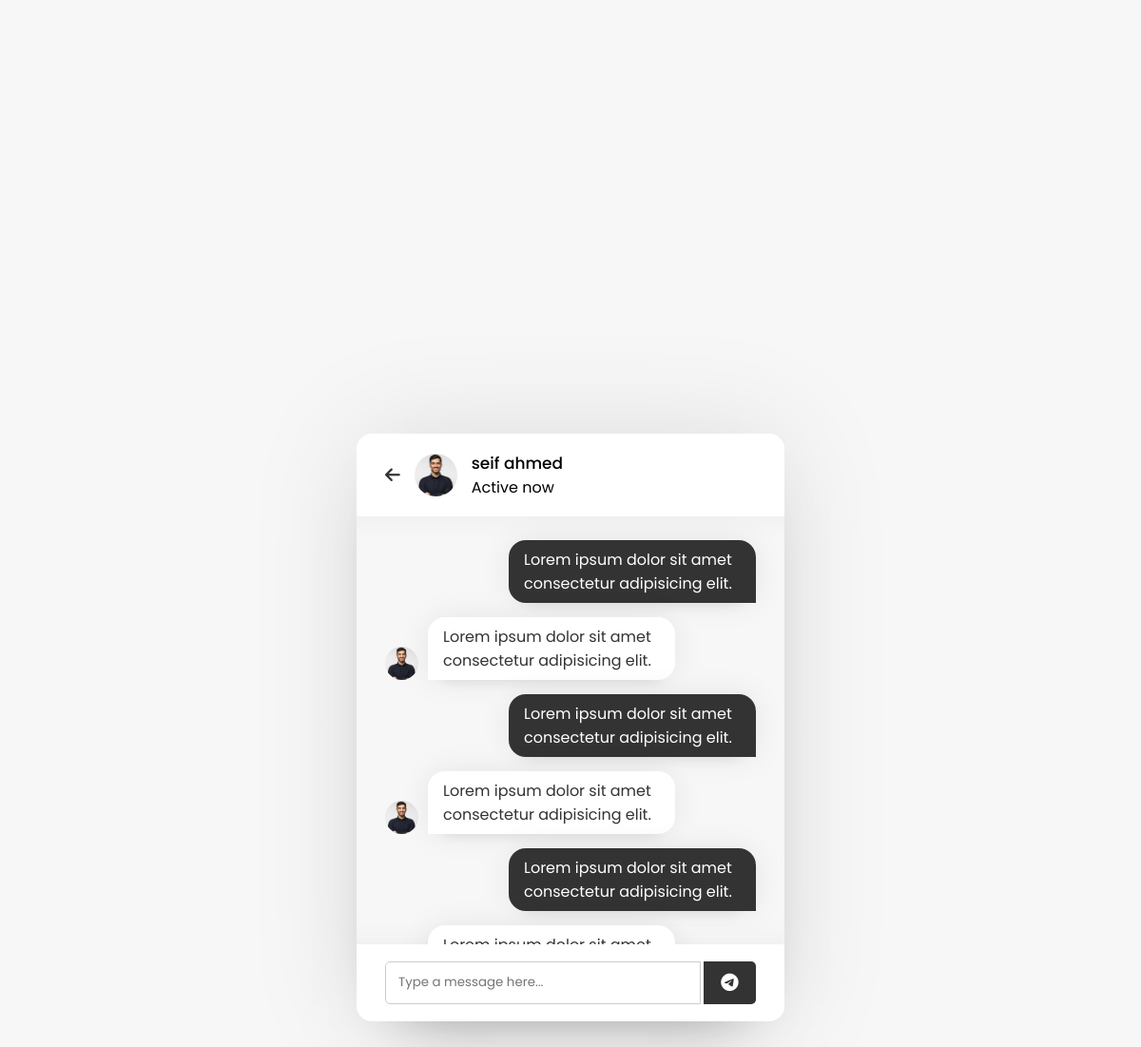
The page /chat.php?user_id=578134384 (signed in) on the database as committed earlier.
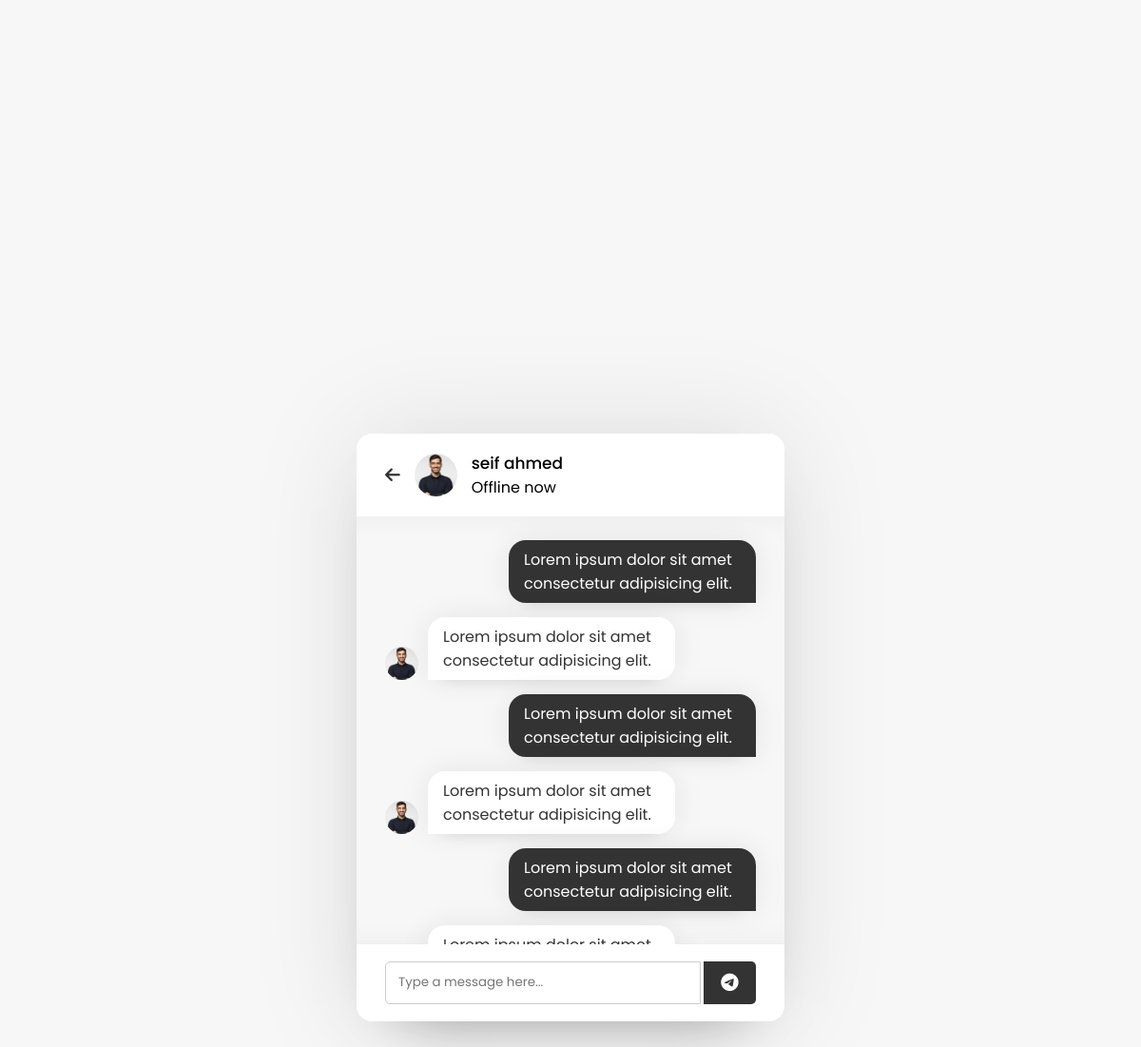
The same page on the database as committed later.
### tables this page shows
CREATE TABLE `users` (
  `user_id` int(11) NOT NULL,
  `unique_id` int(200) NOT NULL,
  `fname` varchar(255) NOT NULL,
  `lname` varchar(255) NOT NULL,
  `email` varchar(255) NOT NULL,
  `password` varchar(255) NOT NULL,
  `img` varchar(400) NOT NULL,
  `status` varchar(255) NOT NULL
);

### chat.php (the view, shortened to what this page needs)
<?php include_once "php/header.php"; ?>
<body>
    <div class="wrapper">
        <section class="chat-area">
            <header>
            <?php
                    include_once "php/config.php";
                    $user_id = mysqli_real_escape_string($conn, $_GET['user_id']);
                    $sql = mysqli_query($conn, "SELECT * FROM users where unique_id = {$user_id}");
                    if(mysqli_num_rows($sql) > 0){
                        $row = mysqli_fetch_assoc($sql);
                    }
            ?>
                <a href="user.php" class="back-icon"><i class="fas fa-arrow-left"></i></a>
                <img src="image/<?php echo $row['img'] ?>" alt="">
                    <div class="datails">
                        <span><?php echo $row['fname'] . " " . $row['lname'] ?></span>
                        <p><?php echo $row['status'] ?></p>
                </div>
            </header>
            <div class="chat-box">
                <div class="chat outgoing">
                    <div class="details">
                        <p>Lorem ipsum dolor sit amet consectetur adipisicing elit.</p>
                    </div>
                </div>
                <div class="chat incoming">
                    <img src="person.jpg" alt="">
                    <div class="details">
                        <p>Lorem ipsum dolor sit amet consectetur adipisicing elit.</p>
                    </div>
                </div>
                <div class="chat outgoing">
                    <div class="details">
                        <p>Lorem ipsum dolor sit amet consectetur adipisicing elit.</p>
                    </div>
                </div>
                <div class="chat incoming">
                    <img src="person.jpg" alt="">
                    <div class="details">
                        <p>Lorem ipsum dolor sit amet consectetur adipisicing elit.</p>
                    </div>
                </div>
                <div class="chat outgoing">
                    <div class="details">
                        <p>Lorem ipsum dolor sit amet consectetur adipisicing elit.</p>
                    </div>
                </div>
                <div class="chat incoming">
                    <div class="details">
                        <p>Lorem ipsum dolor sit amet consectetur adipisicing elit.</p>
                    </div>
                </div>
            </div>
            <form action="#" class="typing-area" outocomplete="off">
                <input name="message" type="text" class="input-field" placeholder="Type a message here...">
                <button><i class="fab fa-telegram-plane"></i></button>
            </form>
        </section>
    </div>
</body>
</html>

### php/header.php (shortened to what this page needs)
<!DOCTYPE html>
<html lang="en">
<head>
    <link rel="stylesheet" href="style.css">
    <link rel="stylesheet" href="https://cdnjs.cloudflare.com/ajax/libs/font-awesome/6.4.2/css/all.min.css">
</head>

### style.css (style rules this page uses)
* { margin: 0; padding: 0; box-sizing: border-box; text-decoration: none; font-family: 'Poppins', sans-serif; }
body { display: flex; align-items: center; justify-content: center; min-height: 100vh; background: #f7f7f7; }
.wrapper { background: #fff; width: 450px; border-radius: 16px; box-shadow: 0 0 120px 0 rgba(0, 0, 0, 0.1), 0 32px 64px -48px rgba(0, 0, 0, 0.5); }
.wrapper img { object-fit: cover; border-radius: 50%; }
.chat-area header { display: flex; align-items: center; padding: 18px 30px; }
.chat-area header .back-icon { font-size: 18px; color: #333; }
.chat-area header img { height: 45px; width: 45px; margin: 0 15px; }
.chat-area header span { font-size: 17px; font-weight: 500; }
.chat-box, .chat-box2 { height: 450px; background: #f7f7f7; overflow-y: auto; padding: 10px 30px 20px 30px; box-shadow: inset 0 32px 32px -32px rgba(0 0 0 / 5%), inset 0 -32px 32px -32px rgba(0 0 0 / 5%); }
.chat-box .chat, .chat-box2 .chat { margin: 15px 0; }
.chat-box .chat p, .chat-box2 .chat p { padding: 8px 16px; word-wrap: break-word; box-shadow: 0 0 32px rgba(0 0 0 / 8%), 0 16px 16px -16px rgba(0 0 0 / 10%); }
.chat-box .outgoing, .chat-box2 .outgoing { display: flex; }
.outgoing .details { margin-left: auto; max-width: calc(100% - 130px); }
.outgoing .details p { background: #333; color: #fff; border-radius: 18px 18px 0 18px; }
.chat-box .incoming, .chat-box2 .incoming { display: flex; align-items: flex-end; }
.chat-box .incoming img, .chat-box2 .incoming img { height: 35px; width: 35px; }
.incoming .details { margin-left: 10px; margin-right: auto; max-width: calc(100% - 130px); }
.incoming .details p { color: #333; background: #fff; border-radius: 18px 18px 18px 0px; }
.chat-area .typing-area { padding: 18px 30px; display: flex; justify-content: space-between; }
.typing-area input { height: 45px; width: calc(100% - 58px); font: 17px; border: 1px solid #ccc; padding: 0 13px; border-radius: 5px 0 0 5px; outline: none; }
.typing-area button { width: 55px; border: none; outline: none; background: #333; color: #fff; font-size: 19px; cursor: pointer; border-radius: 0 5px 5px 0; }

Rows that differ between the two databases and show on the page:
changed users "seif": status "Active now" → "Offline now"
